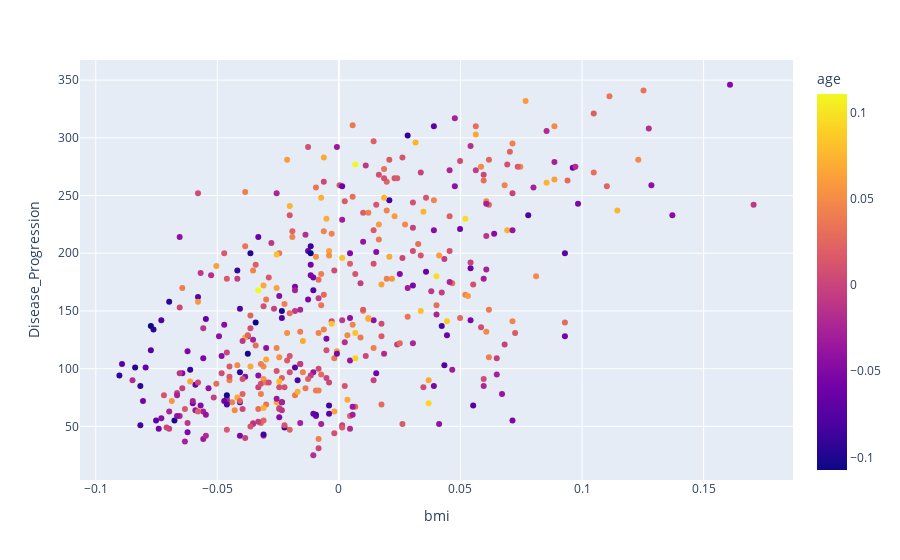

The cell this chart's notebook holds for it:
### Code cell
# Scatter plot 
fig = px.scatter(diabetes, x ='bmi', y ='Disease_Progression', color='age', hover_data=['bp'])
fig.show()

### Figure 1 — Plotly figure (JSON) as saved in the notebook; plotly's stock layout.template omitted (floating-point values rounded to 4 significant figures; data arrays with more than 128 entries replaced by an {"elided": "..."} marker saying what was removed)
{"data": [{"customdata": {"elided": "442x1 float values"}, "hovertemplate": "bmi=%{x}<br>Disease_Progression=%{y}<br>bp=%{customdata[0]}<br>age=%{marker.color}<extra></extra>", "legendgroup": "", "marker": {"color": {"elided": "442 float values"}, "coloraxis": "coloraxis", "symbol": "circle"}, "mode": "markers", "name": "", "orientation": "v", "showlegend": false, "type": "scatter", "x": {"elided": "442 float values"}, "xaxis": "x", "y": {"elided": "442 int values"}, "yaxis": "y"}], "layout": {"coloraxis": {"colorbar": {"title": {"text": "age"}}, "colorscale": [[0, "#0d0887"], [0.1111, "#46039f"], [0.2222, "#7201a8"], [0.3333, "#9c179e"], [0.4444, "#bd3786"], [0.5556, "#d8576b"], [0.6667, "#ed7953"], [0.7778, "#fb9f3a"], [0.8889, "#fdca26"], [1, "#f0f921"]]}, "legend": {"tracegroupgap": 0}, "margin": {"t": 60}, "xaxis": {"anchor": "y", "domain": [0, 1], "title": {"text": "bmi"}}, "yaxis": {"anchor": "x", "domain": [0, 1], "title": {"text": "Disease_Progression"}}}}
